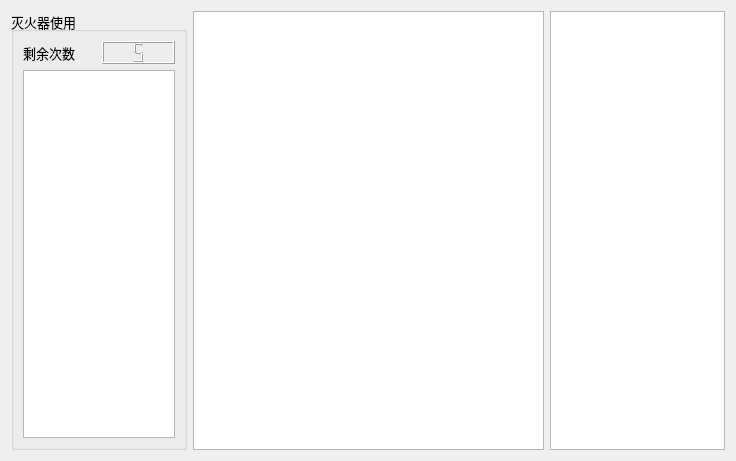
<?xml version="1.0" encoding="UTF-8"?>
<ui version="4.0">
 <class>FireExtinguisherUsing</class>
 <widget class="QWidget" name="FireExtinguisherUsing">
  <property name="geometry">
   <rect>
    <x>0</x>
    <y>0</y>
    <width>736</width>
    <height>461</height>
   </rect>
  </property>
  <property name="windowTitle">
   <string>Form</string>
  </property>
  <layout class="QHBoxLayout" name="horizontalLayout_2">
   <item>
    <layout class="QHBoxLayout" name="horizontalLayout" stretch="1,2,1">
     <item>
      <widget class="QGroupBox" name="groupBox">
       <property name="font">
        <font>
         <pointsize>10</pointsize>
        </font>
       </property>
       <property name="title">
        <string>灭火器使用</string>
       </property>
       <layout class="QVBoxLayout" name="verticalLayout">
        <item>
         <layout class="QHBoxLayout" name="horizontalLayout_3">
          <item>
           <widget class="QLabel" name="label">
            <property name="font">
             <font>
              <pointsize>10</pointsize>
             </font>
            </property>
            <property name="text">
             <string>剩余次数</string>
            </property>
           </widget>
          </item>
          <item>
           <widget class="QLCDNumber" name="lcdNumber">
            <property name="font">
             <font>
              <pointsize>10</pointsize>
             </font>
            </property>
            <property name="digitCount">
             <number>1</number>
            </property>
            <property name="intValue" stdset="0">
             <number>5</number>
            </property>
           </widget>
          </item>
         </layout>
        </item>
        <item>
         <widget class="QListWidget" name="listWidget">
          <property name="font">
           <font>
            <pointsize>12</pointsize>
           </font>
          </property>
          <property name="editTriggers">
           <set>QAbstractItemView::NoEditTriggers</set>
          </property>
          <property name="dragDropMode">
           <enum>QAbstractItemView::InternalMove</enum>
          </property>
          <property name="defaultDropAction">
           <enum>Qt::MoveAction</enum>
          </property>
          <property name="alternatingRowColors">
           <bool>true</bool>
          </property>
          <property name="wordWrap">
           <bool>true</bool>
          </property>
         </widget>
        </item>
       </layout>
      </widget>
     </item>
     <item>
      <widget class="QGraphicsView" name="graphicsView"/>
     </item>
     <item>
      <widget class="QTextBrowser" name="textBrowser"/>
     </item>
    </layout>
   </item>
  </layout>
 </widget>
 <resources/>
 <connections/>
</ui>
